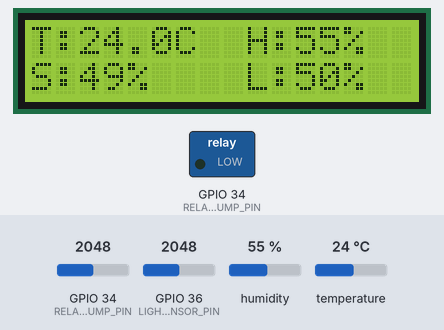
This program was run on a simulated ESP32. Shown: 16×2 character LCD, switched loads named in the program (green lamp = pin HIGH). The test bench sets the inputs (shaded band); at power-on: humidity 55 %, GPIO 34 (RELAY_PUMP_PIN) = 2048, GPIO 36 (LIGHT_SENSOR_PIN) = 2048, temperature 24 °C. WiFi joins after 1.5 s; servers stay silent unless stated; the local clock reads 2024-03-15 10:24:30 at power-on unless the program sets it; random numbers use the default seed unless the program sets one; no MQTT or app messages arrive unless stated; what the program prints to the serial monitor is not drawn.

Above: at 2.4 s.
2.5 s: humidity set to 22 %
At 12.5 s:
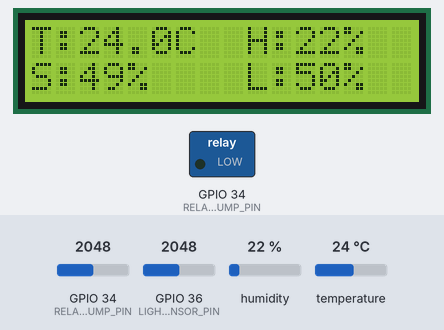
13.6 s: GPIO 34 (RELAY_PUMP_PIN) set to 2866
At 23.2 s:
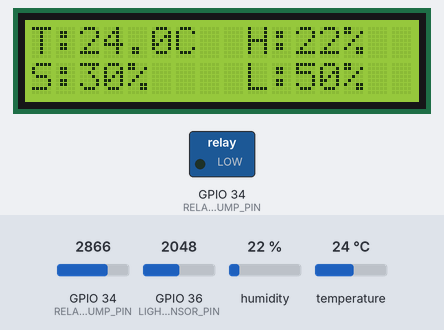
23.7 s: GPIO 36 (LIGHT_SENSOR_PIN) set to 2866
At 32.8 s:
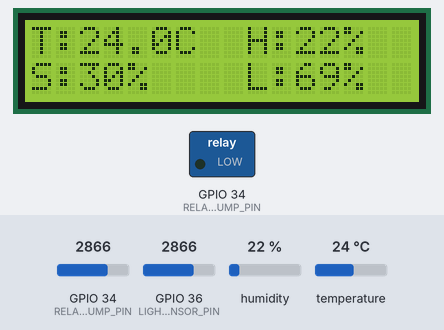
33.7 s: temperature set to 12 °C
At 43.4 s:
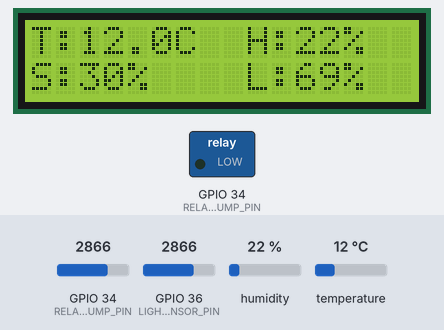
43.8 s: GPIO 34 (RELAY_PUMP_PIN) set to 3972
At 52.9 s:
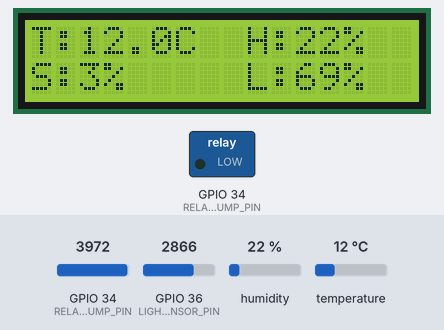
53.9 s: GPIO 36 (LIGHT_SENSOR_PIN) set to 3972
At 63.6 s:
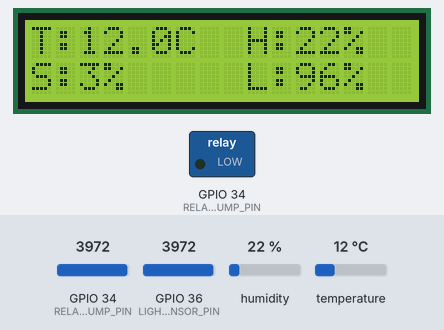
Timing chart, 0 to 64.9 s (numbered marks = the images above; inputs shaded):
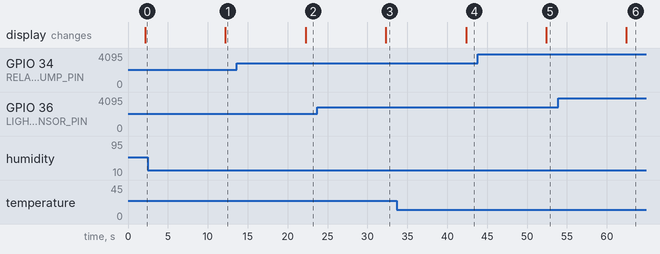

The program:

main.cpp
```cpp
#include <Arduino.h>
#include "sensor_task.h"
#include "mqtt_task.h"
//#include "led_blinky.h"
//#include "neo_blinky.h"

void setup() {
  Serial.begin(115200);
  Serial.println("\n--- HỆ THỐNG YOLOFARM KHỞI ĐỘNG ---");

  //xTaskCreate(TaskLEDControl, "LED Control", 2048, NULL, 2, NULL);
  //xTaskCreate(neo_blinky, "NEO control", 4096, NULL, 2, NULL);

  // Khởi tạo Task Đọc Cảm Biến
  // Stack: 4096 bytes, Priority: 1 (Bình thường)
  xTaskCreate(TaskReadSensors, "SensorTask", 4096, NULL, 1, NULL);

  // Khởi tạo Task Truyền thông MQTT
  // Stack: 8192 bytes (Cần nhiều RAM hơn để xử lý WiFi và JSON), Priority: 2 (Ưu tiên cao hơn chút để tránh rớt mạng)
  xTaskCreate(TaskMQTT, "MQTTTask", 8192, NULL, 2, NULL);
}

void loop() {
  vTaskDelete(NULL);
}
```

dht20_sensor.h
```cpp
#ifndef DHT20_SENSOR_H
#define DHT20_SENSOR_H

void dht20_init();
void dht20_read_data();

#endif
```

globals.h
```cpp
#ifndef GLOBALS_H
#define GLOBALS_H

extern float currentAirTemp;
extern float currentAirHumidity;
extern float currentSoilMoisture;
extern float currentLightLevel;

#endif
```

light_sensor.h
```cpp
#ifndef LIGHT_SENSOR_H
#define LIGHT_SENSOR_H

#define LIGHT_SENSOR_PIN 36

void light_sensor_init();
void light_sensor_read_data();

#endif
```

mqtt_task.h
```cpp
#ifndef MQTT_TASK_H
#define MQTT_TASK_H

void TaskMQTT(void *pvParameters);

#endif
```

pump_relay.h
```cpp
#ifndef PUMP_RELAY_H
#define PUMP_RELAY_H

#define RELAY_PUMP_PIN 34

void pump_init();
void pump_turn_on();
void pump_turn_off();

#endif
```

sensor_task.h
```cpp
#ifndef SENSOR_TASK_H
#define SENSOR_TASK_H

void TaskReadSensors(void *pvParameters);

#endif
```

soil_sensor.h
```cpp
#ifndef SOIL_SENSOR_H
#define SOIL_SENSOR_H

#define SOIL_MOISTURE_PIN 34

void soil_sensor_init();
void soil_sensor_read_data();

#endif
```

dht20_sensor.cpp
```cpp
#include <Arduino.h>
#include "dht20_sensor.h"
#include <Wire.h>
#include <DHT20.h>
#include "globals.h"


DHT20 dht;

void dht20_init() {
  Wire.begin();
  dht.begin();
}

void dht20_read_data() {
  dht.read();

  currentAirTemp = dht.getTemperature();
  currentAirHumidity = dht.getHumidity();
}
```

globals.cpp
```cpp
#include <Arduino.h>
#include "globals.h"


float currentAirTemp = 0.0;
float currentAirHumidity = 0.0;
float currentSoilMoisture = 0.0;
float currentLightLevel = 0.0;
```

light_sensor.cpp
```cpp
#include <Arduino.h>
#include "light_sensor.h"
#include "globals.h"

void light_sensor_init() {
  pinMode(LIGHT_SENSOR_PIN, INPUT);
}

void light_sensor_read_data() {
  int rawLight = analogRead(LIGHT_SENSOR_PIN);
  Serial.printf("[Raw Light: %d\n]", rawLight); // In ra để xem giá trị thực
  currentLightLevel = constrain(map(rawLight, 0, 4095, 0, 100), 0, 100);
}
```

mqtt_task.cpp
```cpp
#include "mqtt_task.h"
#include <WiFi.h>
#include <WiFiClientSecure.h>
#include <PubSubClient.h>
#include <ArduinoJson.h>
#include <time.h>
#include "globals.h"
#include "pump_relay.h"

// Cấu hình mạng
const char* ssid = "winty";
const char* password = "12345678";
const char* mqtt_server = "370a418923bb43089cf22b46d5af803f.s1.eu.hivemq.cloud";
const int mqtt_port = 8883;
const char* mqtt_user = "admin";
const char* mqtt_pass = "Yolofarm23";

// Cấu hình topic
const String NODE_ID = "node_01";
String soil_topic = "yolofarm/" + NODE_ID + "/sensors/soil_moisture";
String light_topic = "yolofarm/" + NODE_ID + "/sensors/light";
String control_topic = "yolofarm/" + NODE_ID + "/control/irrigation";
String status_topic = "yolofarm/" + NODE_ID + "/status/irrigation";

WiFiClientSecure espClient;
PubSubClient client(espClient);

static void syncTime() {
  configTime(0, 0, "pool.ntp.org", "time.nist.gov");
  Serial.print("[NTP] Đang đồng bộ thời gian");
  while (time(nullptr) < 8 * 3600 * 2) {
    delay(500);
    Serial.print(".");
  }
  Serial.println(" xong");
}

// Hàm callback được gọi mỗi khi có tin nhắn điều khiển từ Backend gửi xuống
void mqttCallback(char* topic, byte* payload, unsigned int length) {
  String messageTemp;
  for (int i = 0; i < length; i++) {
    messageTemp += (char)payload[i];
  }

  // Phân tích chuỗi JSON nhận được
  StaticJsonDocument<512> doc;
  DeserializationError error = deserializeJson(doc, messageTemp);

  if (error) {
    Serial.print("[MQTT] Lỗi parse JSON: ");
    Serial.println(error.c_str());
    return;
  }

  // Lấy giá trị action ("start_pump" hoặc "stop_pump")
  String action = doc["action"].as<String>();

  if (action == "start_pump") {
    pump_turn_on();   // Kích hoạt Relay
  } else if (action == "stop_pump") {
    pump_turn_off();  // Tắt Relay
  }
}

// Task chạy độc lập trong FreeRTOS
void TaskMQTT(void *pvParameters) {
  // Kết nối wifi
  Serial.print("[WiFi] Đang kết nối...");
  WiFi.mode(WIFI_STA);
  WiFi.begin(ssid, password);
  while (WiFi.status() != WL_CONNECTED) {
    vTaskDelay(500 / portTICK_PERIOD_MS);
    Serial.print(".");
  }
  Serial.println("\n[WiFi] Đã kết nối!");

  randomSeed(micros());
  syncTime();

  // Tạm thời bỏ qua kiểm tra CA để kết nối HiveMQ Cloud nhanh hơn.
  // Với môi trường production, nên thay bằng espClient.setCACert(...).
  espClient.setInsecure();

  // Cấu hình MQTT
  client.setServer(mqtt_server, mqtt_port);
  client.setCallback(mqttCallback);

  unsigned long lastPublish = 0;
  const unsigned long PUBLISH_INTERVAL = 10000;   // Cứ 10 giây gửi dữ liệu 1 lần

  // Vòng lặp vĩnh cửu của Task
  while (1) {
    // Giữ kết nối MQTT Broker
    if (!client.connected()) {
      Serial.println("[MQTT] Đang kết nối Broker...");
      String clientId = "YoloBit-" + String(random(0xffff), HEX);
      if (client.connect(clientId.c_str(), mqtt_user, mqtt_pass)) {
        Serial.println("[MQTT] Thành công!");
        // Đăng ký nhận lệnh từ Backend ngay khi kết nối thành công
        client.subscribe(control_topic.c_str());
      } else {
        Serial.print("[MQTT] Thất bại, rc=");
        Serial.print(client.state());
        Serial.println(", thử lại sau 5s...");
        vTaskDelay(5000 / portTICK_PERIOD_MS);
        continue; // Bỏ qua phần dưới để chạy lại vòng lặp connect
      }
    }

    // Duy trì lắng nghe tin nhắn tới
    client.loop();

    // Gửi dữ liệu định kỳ lên Backend
    unsigned long now = millis();
    if (now - lastPublish > PUBLISH_INTERVAL) {
      lastPublish = now;

      // JSON Độ ẩm đất: {"value": 45.0}
      StaticJsonDocument<100> docSoil;
      docSoil["value"] = currentSoilMoisture;
      char bufferSoil[100];
      serializeJson(docSoil, bufferSoil);
      client.publish(soil_topic.c_str(), bufferSoil);

      // JSON Cuong do anh sang: {"value": 300}
      StaticJsonDocument<100> docLight;
      docLight["value"] = currentLightLevel;
      char bufferLight[100];
      serializeJson(docLight, bufferLight);
      client.publish(light_topic.c_str(), bufferLight);

      Serial.printf("[MQTT] Publish -> Soil: %.1f%% | Light: %.1f%%\n", currentSoilMoisture, currentLightLevel);
    }

    // Delay 10ms để FreeRTOS có thể chuyển ngữ cảnh sang Task khác
    vTaskDelay(10 / portTICK_PERIOD_MS);
  }
}
```

pump_relay.cpp
```cpp
#include <Arduino.h>
#include "pump_relay.h"


void pump_init() {
  pinMode(RELAY_PUMP_PIN, OUTPUT);
  // Đảm bảo khi vừa cấp điện mạch thì bơm phải tắt
  digitalWrite(RELAY_PUMP_PIN, LOW);
}

void pump_turn_on() {
  digitalWrite(RELAY_PUMP_PIN, HIGH);
  Serial.println("[BƠM] Đang hoạt động!");
}

void pump_turn_off() {
  digitalWrite(RELAY_PUMP_PIN, LOW);
  Serial.println("[BƠM] Đã tắt!");
}
```

sensor_task.cpp
```cpp
#include <Arduino.h>
#include "sensor_task.h"
#include "dht20_sensor.h"
#include "soil_sensor.h"
#include "light_sensor.h"
#include "pump_relay.h"
#include "lcd_display.h"
#include "globals.h"

void TaskReadSensors(void *pvParameters) {
  // Khởi tạo
  dht20_init();
  soil_sensor_init();
  light_sensor_init();
  pump_init();
  lcd_init();

  Serial.println("[SYSTEM] Đã khởi tạo xong phần cứng.");

  while(1) {
    // 1. Đọc dữ liệu từ cảm biến vào các biến global
    dht20_read_data();
    soil_sensor_read_data();
    light_sensor_read_data();

    // 2. Xuất ra Serial Monitor để debug
    Serial.printf("Data: T=%.1f, H=%.1f, S=%.1f, L=%.1f\n",
                  currentAirTemp, currentAirHumidity, currentSoilMoisture, currentLightLevel);

    // 3. Xuất ra màn hình LCD
    lcd_update_data();

    // Đợi 5 giây cho lần cập nhật kế tiếp
    vTaskDelay(10000 / portTICK_PERIOD_MS);
  }
}
```

soil_sensor.cpp
```cpp
#include "soil_sensor.h"
#include <Arduino.h>
#include "globals.h"

void soil_sensor_init() {
  pinMode(SOIL_MOISTURE_PIN, INPUT);
}

void soil_sensor_read_data() {
  int rawSoil = analogRead(SOIL_MOISTURE_PIN);

  // ESP32 ADC có độ phân giải 12-bit (0-4095).
  // Cần map về 0-100%. Tùy loại cảm biến mà lúc khô nhất có thể là 0 hoặc 4095.
  // Nếu cảm biến cắm vào nước mà ra 0, để ở ngoài không khí ra 4095 thì giữ nguyên hàm map dưới đây.
  currentSoilMoisture = constrain(map(rawSoil, 4095, 0, 0, 100), 0, 100);
}
```

lcd_display.h
```cpp
#ifndef LCD_DISPLAY_H
#define LCD_DISPLAY_H

void lcd_init();
void lcd_update_data();

#endif
```

lcd_display.cpp
```cpp
#include <Arduino.h>
#include "lcd_display.h"
#include <LiquidCrystal_I2C.h>
#include "globals.h"

// Khởi tạo đối tượng LCD. Địa chỉ I2C phổ biến nhất của module chuyển đổi là 0x27.
// Kích thước màn hình: 16 cột, 2 dòng.
LiquidCrystal_I2C lcd(0x21, 16, 2);

void lcd_init() {
  lcd.init();
  lcd.backlight(); // Bật đèn nền

  // Hiển thị lời chào lúc hệ thống mới khởi động
  lcd.setCursor(0, 0);
  lcd.print(" IoT YoloFarm ");
  lcd.setCursor(0, 1);
  lcd.print(" Starting...  ");
  delay(2000); // Dừng 2 giây để đọc lời chào
}

void lcd_update_data() {
  lcd.clear(); // Xóa màn hình cũ trước khi in dữ liệu mới

  // Dòng 1: Nhiệt độ (T) và Độ ẩm không khí (H)
  // Ví dụ in ra: T:30.5C  H:60%
  lcd.setCursor(0, 0);
  lcd.print("T:"); lcd.print(currentAirTemp, 1); lcd.print("C");

  lcd.setCursor(9, 0); // Dời con trỏ sang cột 9
  lcd.print("H:"); lcd.print(currentAirHumidity, 0); lcd.print("%");

  // Dòng 2: Độ ẩm đất (S) và Ánh sáng (L)
  // Ví dụ in ra: S:45%    L:80%
  lcd.setCursor(0, 1);
  lcd.print("S:"); lcd.print(currentSoilMoisture, 0); lcd.print("%");

  lcd.setCursor(9, 1);
  lcd.print("L:"); lcd.print(currentLightLevel, 0); lcd.print("%");
}
```

Measured:
- after the input at 2.5 s, the display: changes after 9.7 s (image 1)
- after the input at 13.6 s, the display: changes after 8.6 s (image 2)
- after the input at 23.7 s, the display: changes after 8.6 s (image 3)
- after the input at 33.7 s, the display: changes after 8.6 s (image 4)
- after the input at 43.8 s, the display: changes after 8.6 s (image 5)
- after the input at 53.9 s, the display: changes after 8.6 s (image 6)
